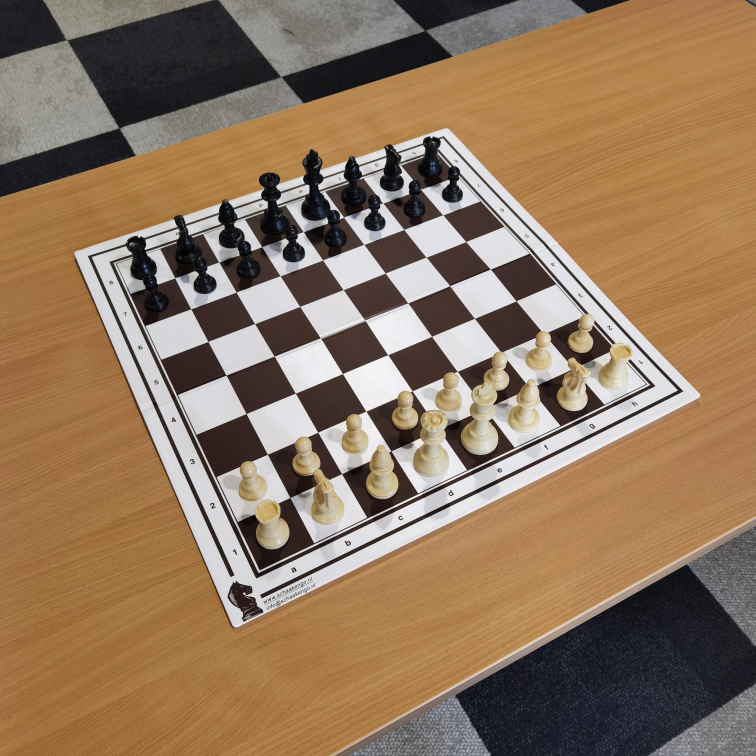
#> input picture data/image_0.jpg, 3024 x 3024 px (shown at 1/4 size)
$ jupyter execute BoardDetection2.ipynb   (shell and % lines are left out)   (older library calls are emulated)
#> lines starting #> are read from the running program, lines starting #| are printed output that depends on the picture; after the words box and inside, x2 and y2 are one past the last pixel; in counts of white or black regions, pixels touching at a corner belong together
## Original Code From Github

[cell 1]
import PIL.Image
import matplotlib.image as mpimg
import scipy.ndimage
import cv2 # For Sobel etc
import glob
import numpy as np
import matplotlib.pyplot as plt
from matplotlib.pyplot import figure, imshow, axis
from matplotlib.image import imread

np.set_printoptions(suppress=True, linewidth=200) # Better printing of arrays
plt.rcParams['image.cmap'] = 'jet' # Default colormap is jet


# ## Saddle Point Detection


def getSaddle(gray_img):
    img = gray_img.astype(np.float64)
    gx = cv2.Sobel(img,cv2.CV_64F,1,0)
    gy = cv2.Sobel(img,cv2.CV_64F,0,1)
    gxx = cv2.Sobel(gx,cv2.CV_64F,1,0)
    gyy = cv2.Sobel(gy,cv2.CV_64F,0,1)
    gxy = cv2.Sobel(gx,cv2.CV_64F,0,1)

    S = gxx*gyy - gxy**2
    return S

def nonmax_sup(img, win=10):
    w, h = img.shape
    img_sup = np.zeros_like(img, dtype=np.float64)
    for i,j in np.argwhere(img):
        # Get neighborhood
        ta=max(0,i-win)
        tb=min(w,i+win+1)
        tc=max(0,j-win)
        td=min(h,j+win+1)
        cell = img[ta:tb,tc:td]
        val = img[i,j]
        if np.sum(cell.max() == cell) > 1:
            print(cell.argmax())
        if cell.max() == val:
            img_sup[i,j] = val
    return img_sup

def pruneSaddle(s):
    thresh = 128
    score = (s>0).sum()
    while (score > 10000):
        thresh = thresh*2
        s[s<thresh] = 0
        score = (s>0).sum()

def getMinSaddleDist(saddle_pts, pt):
    best_dist = None
    best_pt = pt
    for saddle_pt in saddle_pts:
        saddle_pt = saddle_pt[::-1]
        dist = np.sum((saddle_pt - pt)**2)
        if best_dist is None or dist < best_dist:
            best_dist = dist
            best_pt = saddle_pt
    return best_pt, np.sqrt(best_dist)


def simplifyContours(contours):
    if contours:  # Ensure contours is not empty
        simplified = []
        for cnt in contours:
            approx = cv2.approxPolyDP(cnt, 0.04 * cv2.arcLength(cnt, True), True)
            simplified.append(approx)
        return simplified
    return contours  # Return original if empty


def is_square(cnt, eps=3.0, xratio_thresh = 0.5):
    center = cnt.sum(axis=0)/4

    # Side lengths of rectangular contour
    dd0 = np.sqrt(((cnt[0,:] - cnt[1,:])**2).sum())
    dd1 = np.sqrt(((cnt[1,:] - cnt[2,:])**2).sum())
    dd2 = np.sqrt(((cnt[2,:] - cnt[3,:])**2).sum())
    dd3 = np.sqrt(((cnt[3,:] - cnt[0,:])**2).sum())

    # diagonal ratio
    xa = np.sqrt(((cnt[0,:] - cnt[2,:])**2).sum())
    xb = np.sqrt(((cnt[1,:] - cnt[3,:])**2).sum())
    xratio = xa/xb if xa < xb else xb/xa

    # Check angles
    ta = getAngle(dd3, dd0, xb)
    tb = getAngle(dd0, dd1, xa)
    tc = getAngle(dd1, dd2, xb)
    td = getAngle(dd2, dd3, xa)
    angle_sum = np.round(ta+tb+tc+td)

    is_convex = np.abs(angle_sum - 360) < 5
    angles = np.array([ta,tb,tc,td])
    good_angles = np.all((angles > 40) & (angles < 140))

    # side ratios
    dda = dd0 / dd1
    if dda < 1:
        dda = 1. / dda
    ddb = dd1 / dd2
    if ddb < 1:
        ddb = 1. / ddb
    ddc = dd2 / dd3
    if ddc < 1:
        ddc = 1. / ddc
    ddd = dd3 / dd0
    if ddd < 1:
        ddd = 1. / ddd
    side_ratios = np.array([dda,ddb,ddc,ddd])
    good_side_ratios = np.all(side_ratios < eps)

    return good_angles

def getAngle(a,b,c):
    k = (a*a+b*b-c*c) / (2*a*b)
    if (k < -1):
        k=-1
    elif k > 1:
        k=1
    return np.arccos(k) * 180.0 / np.pi

# [4 lines left out: function getContourVals, not called in this run]

def pruneContours(contours, hierarchy, saddle):
    new_contours = []
    new_hierarchies = []

    for i in range(len(contours)):
        cnt = contours[i]
        h = hierarchy[i]

        if h[2] != -1:  # Must be child
            continue

        if len(cnt) != 4:  # Only rectangular contours
            continue

        if cv2.contourArea(cnt) < 8 * 8:  # Minimum area
            continue

        if not is_square(cnt):
            continue

        cnt = updateCorners(cnt, saddle)
        if len(cnt) != 4:
            continue

        new_contours.append(cnt)
        new_hierarchies.append(h)

    if len(new_contours) == 0:
        return [], []

    # Calculate areas before converting contours to a NumPy array
    areas = np.array([cv2.contourArea(cnt) for cnt in new_contours])

    # Ensure there are multiple areas to calculate median
    if len(areas) == 0:
        return [], []

    median_area = np.median(areas)

    # Create mask for filtering
    mask = (areas >= median_area * 0.25) & (areas <= median_area * 2.0)

    # Filter contours and hierarchies using list comprehension instead of boolean indexing
    filtered_contours = [new_contours[i] for i in range(len(new_contours)) if mask[i]]
    filtered_hierarchies = [new_hierarchies[i] for i in range(len(new_hierarchies)) if mask[i]]

    return filtered_contours, filtered_hierarchies


def getContours(img, edges, iters=10):
    kernel = cv2.getStructuringElement(cv2.MORPH_ELLIPSE, (3,3))
    edges_gradient = cv2.morphologyEx(edges, cv2.MORPH_GRADIENT, kernel)

    contours, hierarchy = cv2.findContours(edges_gradient, cv2.RETR_CCOMP, cv2.CHAIN_APPROX_SIMPLE)

    contours = simplifyContours(contours)  # Ensure this doesn't return irregular shapes

    return contours, hierarchy[0] if hierarchy is not None else None  # Return as list


# ## Corner Processing

def updateCorners(contour, saddle):
    ws = 4 # half window size (+1)
    new_contour = contour.copy()
    for i in range(len(contour)):
        cc,rr = contour[i,0,:]
        rl = max(0,rr-ws)
        cl = max(0,cc-ws)
        window = saddle[rl:min(saddle.shape[0],rr+ws+1),cl:min(saddle.shape[1],cc+ws+1)]
        br, bc = np.unravel_index(window.argmax(), window.shape)
        s_score = window[br,bc]
        br -= min(ws,rl)
        bc -= min(ws,cl)
        if s_score > 0:
            new_contour[i,0,:] = cc+bc,rr+br
        else:
            return []
    return new_contour


def getIdentityGrid(N):
    a = np.arange(N)
    b = a.copy()
    aa,bb = np.meshgrid(a,b)
    return np.vstack([aa.flatten(), bb.flatten()]).T

# [8 lines left out: function getChessGrid, not called in this run]

def findGoodPoints(grid, spts, max_px_dist=5):
    new_grid = grid.copy()
    chosen_spts = set()
    N = len(new_grid)
    grid_good = np.zeros(N,dtype=bool)
    hash_pt = lambda pt: "%d_%d" % (pt[0], pt[1])

    for pt_i in range(N):
        pt2, d = getMinSaddleDist(spts, grid[pt_i,:2].A.flatten())
        if hash_pt(pt2) in chosen_spts:
            d = max_px_dist
        else:
            chosen_spts.add(hash_pt(pt2))
        if (d < max_px_dist):
            new_grid[pt_i,:2] = pt2
            grid_good[pt_i] = True
    return new_grid, grid_good

def getInitChessGrid(quad):
    quadA = np.array([[0,1],[1,1],[1,0],[0,0]],dtype=np.float32)
    M = cv2.getPerspectiveTransform(quadA, quad.astype(np.float32))
    return makeChessGrid(M,1)

def makeChessGrid(M, N=1):
    ideal_grid = getIdentityGrid(2+2*N)-N
    ideal_grid_pad = np.pad(ideal_grid, ((0,0),(0,1)), 'constant', constant_values=1)
    grid = (np.matrix(M)*ideal_grid_pad.T).T
    grid[:,:2] /= grid[:,2]
    grid = grid[:,:2]
    return grid, ideal_grid, M

def generateNewBestFit(grid_ideal, grid, grid_good):
    a = np.float32(grid_ideal[grid_good])
    b = np.float32(grid[grid_good])
    M = cv2.findHomography(a, b, cv2.RANSAC)
    return M

def getGrads(img):
    img = cv2.blur(img,(5,5))
    gx = cv2.Sobel(img,cv2.CV_64F,1,0)
    gy = cv2.Sobel(img,cv2.CV_64F,0,1)

    grad_mag = gx*gx+gy*gy
    grad_phase = np.arctan2(gy, gx)
    grad_phase_masked = grad_phase.copy()
    gradient_mask_threshold = 2*np.mean(grad_mag.flatten())
    grad_phase_masked[grad_mag < gradient_mask_threshold] = np.nan
    return grad_mag, grad_phase_masked, grad_phase, gx, gy

def getBestLines(img_warped):
    grad_mag, grad_phase_masked, grad_phase, gx, gy = getGrads(img_warped)

    # X direction
    gx_pos = gx.copy()
    gx_pos[gx_pos < 0] = 0
    gx_neg = -gx.copy()
    gx_neg[gx_neg < 0] = 0
    score_x = np.sum(gx_pos, axis=0) * np.sum(gx_neg, axis=0)

    # Y direction
    gy_pos = gy.copy()
    gy_pos[gy_pos < 0] = 0
    gy_neg = -gy.copy()
    gy_neg[gy_neg < 0] = 0
    score_y = np.sum(gy_pos, axis=1) * np.sum(gy_neg, axis=1)

    # Choose best internal set of 7 lines
    a = np.array([(offset + np.arange(7) + 1)*32 for offset in np.arange(1,11-2)])
    scores_x = np.array([np.sum(score_x[pts]) for pts in a])
    scores_y = np.array([np.sum(score_y[pts]) for pts in a])

    best_lines_x = a[scores_x.argmax()]
    best_lines_y = a[scores_y.argmax()]
    return (best_lines_x, best_lines_y)


# ## Image Loading and Processing


def loadImage(filepath):
    img_orig = PIL.Image.open(filepath)
    img_width, img_height = img_orig.size

    # Resize
    aspect_ratio = min(500.0/img_width, 500.0/img_height)
    new_width, new_height = ((np.array(img_orig.size) * aspect_ratio)).astype(int)
    img = img_orig.resize((new_width,new_height), resample=PIL.Image.BILINEAR)
    img = img.convert('L') # grayscale
    img = np.array(img)

    return img

def findChessboard(img, min_pts_needed=15, max_pts_needed=25):
    blur_img = cv2.blur(img, (3,3))
    saddle = getSaddle(blur_img)
    saddle = -saddle
    saddle[saddle<0] = 0
    pruneSaddle(saddle)
    s2 = nonmax_sup(saddle)
    s2[s2<100000]=0
    spts = np.argwhere(s2)

    edges = cv2.Canny(img, 20, 250)
    contours_all, hierarchy = getContours(img, edges)
    contours, hierarchy = pruneContours(contours_all, hierarchy, saddle)

    curr_num_good = 0
    curr_grid_next = None
    curr_grid_good = None
    curr_M = None

    for cnt_i in range(len(contours)):
        cnt = contours[cnt_i].squeeze()
        grid_curr, ideal_grid, M = getInitChessGrid(cnt)

        for grid_i in range(7):
            grid_curr, ideal_grid, _ = makeChessGrid(M, N=(grid_i+1))
            grid_next, grid_good = findGoodPoints(grid_curr, spts)
            num_good = np.sum(grid_good)
            if num_good < 4:
                M = None
                break
            M, _ = generateNewBestFit(ideal_grid, grid_next, grid_good)
            if M is None or np.abs(M[0,0] / M[1,1]) > 15 or np.abs(M[1,1] / M[0,0]) > 15:
                M = None
                break
        if M is None:
            continue
        elif num_good > curr_num_good:
            curr_num_good = num_good
            curr_grid_next = grid_next
            curr_grid_good = grid_good
            curr_M = M

        if num_good > max_pts_needed:
            break

    if curr_num_good > min_pts_needed:
        final_ideal_grid = getIdentityGrid(2+2*7)-7
        return curr_M, final_ideal_grid, curr_grid_next, curr_grid_good, spts
    else:
        return None, None, None, None, None

def getUnwarpedPoints(best_lines_x, best_lines_y, M):
    x,y = np.meshgrid(best_lines_x, best_lines_y)
    xy = np.vstack([x.flatten(), y.flatten()]).T.astype(np.float32)
    xy = np.expand_dims(xy,0)

    xy_unwarp = cv2.perspectiveTransform(xy, M)
    return xy_unwarp[0,:,:]

def getBoardOutline(best_lines_x, best_lines_y, M):
    d = best_lines_x[1] - best_lines_x[0]
    ax = [best_lines_x[0]-d, best_lines_x[-1]+d]
    ay = [best_lines_y[0]-d, best_lines_y[-1]+d]
    x,y = np.meshgrid(ax, ay)
    xy = np.vstack([x.flatten(), y.flatten()]).T.astype(np.float32)
    xy = xy[[0,1,3,2,0],:]
    xy = np.expand_dims(xy,0)

    xy_unwarp = cv2.perspectiveTransform(xy, M)
    return xy_unwarp[0,:,:]

# ## Single Image Processing
def processSingle(filename='/content/2.jpg'):
    img = loadImage(filename)
    M, ideal_grid, grid_next, grid_good, spts = findChessboard(img)
    print(M)

    if M is not None:
        M, _ = generateNewBestFit((ideal_grid+8)*32, grid_next, grid_good)
        print(M)
        img_warp = cv2.warpPerspective(img, M, (17*32, 17*32), flags=cv2.WARP_INVERSE_MAP)

        best_lines_x, best_lines_y = getBestLines(img_warp)# Those are the best fit lines
        xy_unwarp = getUnwarpedPoints(best_lines_x, best_lines_y, M) #those are the cordinates of  the corners

        plt.figure(figsize=(20,20))
        plt.subplot(212)
        imshow(img_warp, cmap='Greys_r')
        [plt.axvline(line, color='red', lw=2) for line in best_lines_x];
        [plt.axhline(line, color='green', lw=2) for line in best_lines_y];

        plt.subplot(211)
        axs = plt.axis()
        imshow(img, cmap='Greys_r');
        axs = plt.axis()
        plt.plot(spts[:,1],spts[:,0],'o')
        plt.plot(grid_next[:,0].A, grid_next[:,1].A,'rs')
        plt.plot(grid_next[grid_good,0].A, grid_next[grid_good,1].A,'rs', markersize=12)
        plt.plot(xy_unwarp[:,0], xy_unwarp[:,1], 'go', markersize=15)
        plt.axis(axs)
        plt.savefig('result_single.png', bbox_inches='tight')
        plt.show()

## Break Down of it

### 1-Detect

[cell 2]
def main():
    # filename = "/content/2.jpg"  # Path to your single image
    filename = "../data/image_0.jpg"  # Path to your single image

    print(f"Processing: {filename}")

    img = loadImage(filename)  # Load the image
#> in loadImage, img_orig is the input picture: PIL image 3024x3024 RGB; mean R, G, B 145.2, 119.4, 94.1
#> in loadImage, `img = img.convert('L')`:
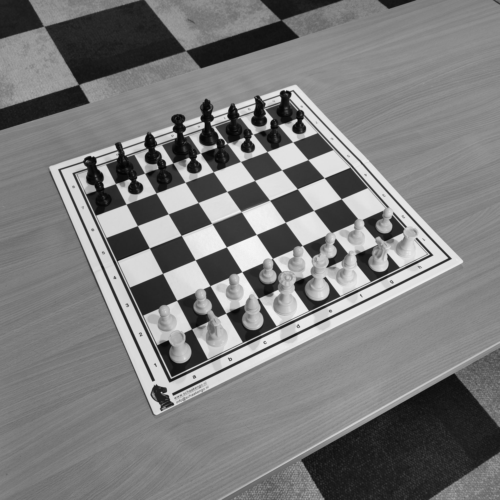
#> img: PIL image 500x500 L; min 3, max 246, mean 124.2
    M, ideal_grid, grid_next, grid_good, spts = findChessboard(img)  # Detect chessboard
#> in getSaddle, `gxy = cv2.Sobel(gx,cv2.CV_64F,0,1)`:
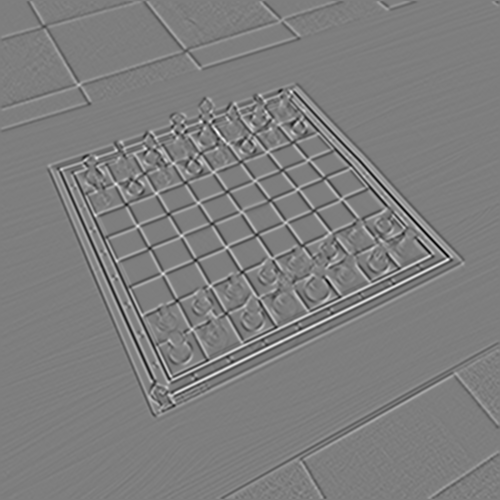
#> gxy: shape (500, 500) float64; min -1529, max 1560, mean 0; drawn with min black and max white
#> in findChessboard, `saddle[saddle<0] = 0`:
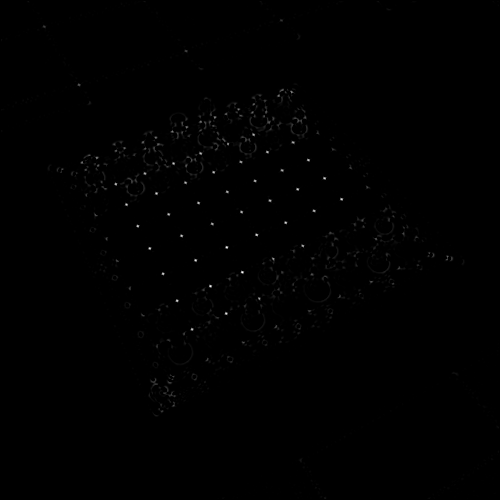
#> saddle: shape (500, 500) float64; min 0, max 4265140, mean 13123.4; drawn with min black and max white
#> in pruneSaddle, `score = (s>0).sum()`: score = 135887
#> the loop in pruneSaddle, `while (score > 10000):` made 9 passes
#> (thresh, score) on passes 1 to 8: (256, 89926), (512, 70596), (1024, 53325), (2048, 40663), (4096, 31750), (8192, 24016), (16384, 17296), (32768, 11979)
#> after the loop in pruneSaddle, `while (score > 10000):`: thresh = 65536
#> the loop in nonmax_sup, `for i,j in np.argwhere(img):` made 8235 passes
#> (i, j, ta, tb, tc, td, val) on passes 1, 3, 4: (1, 27, 0, 12, 17, 38, 134804), (1, 143, 0, 12, 133, 154, 145800), (1, 144, 0, 12, 134, 155, 283288)
#> in findChessboard, `s2[s2<100000]=0`:
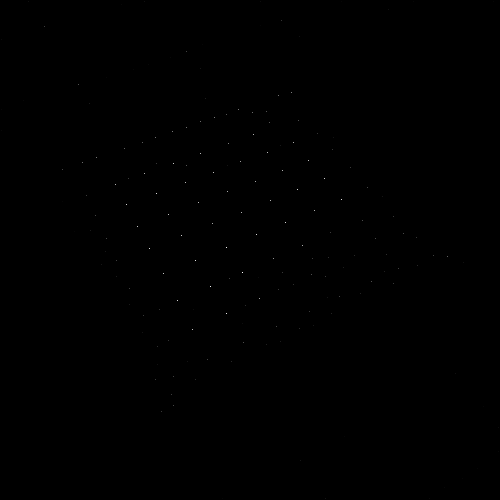
#> s2: shape (500, 500) float64; min 0, max 4265140, mean 955.4; drawn with min black and max white
#> in findChessboard, `spts = np.argwhere(s2)`: spts = 176 pairs, first value 1 to 498, second value 1 to 498
#> in findChessboard, `edges = cv2.Canny(img, 20, 250)`:
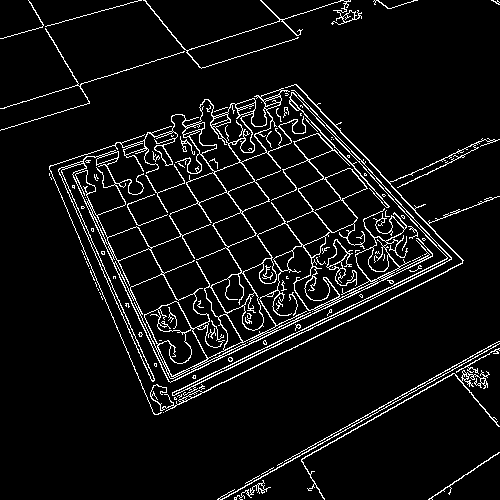
#> edges: shape (500, 500); 6.5% white in thin lines or dots
#> in getContours, `edges_gradient = cv2.morphologyEx(edges, cv2.MORPH_GRADIENT, kernel)`:
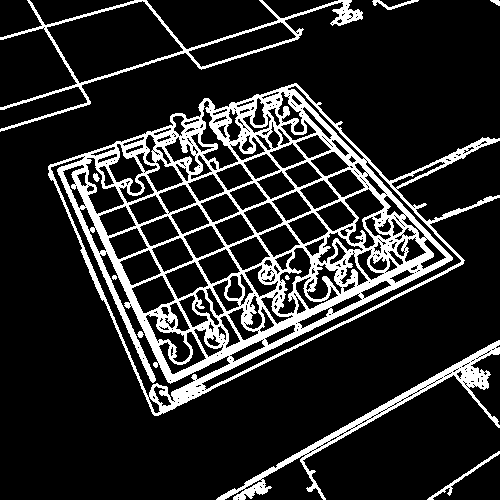
#> edges_gradient: shape (500, 500); 16.1% white; 10 white regions (1 under 20 px)
#> in getContours, `contours, hierarchy = cv2.findContours(edges_gradient, cv2.RETR_CCOMP,..`: contours = 556 contours, 388 with area under 20; largest, box (x1, y1, x2, y2) and area: (48, 83, 500, 416) 78564, (0, 0, 363, 132) 10748, (46, 0, 184, 84) 6492, (50, 156, 231, 402) 3737, (216, 340, 500, 500) 3424
#> the loop in simplifyContours, `for cnt in contours:` made 556 passes
#> approx on passes 1, 3, 4: [[499, 451], [427, 499], [449, 495]], [[237, 497], [238, 496], [239, 497], [238, 498]], [[253, 488], [254, 487], [255, 488], [254, 489]]
#> after the loop in simplifyContours, `for cnt in contours:`: simplified = 556 contours, 393 with area under 20; largest, box (x1, y1, x2, y2) and area: (48, 83, 500, 416) 71700, (0, 0, 363, 132) 17599, (216, 340, 500, 500) 9968, (46, 0, 184, 84) 6378, (51, 166, 230, 397) 2591
#> in getContours, `contours = simplifyContours(contours)  # Ensure this doesn't return ir..`: contours has the same summary as simplified in simplifyContours
#> in findChessboard, `contours_all, hierarchy = getContours(img, edges)`: contours_all has the same summary as simplified in simplifyContours
#> the loop in pruneContours, `for i in range(len(contours)):` made 556 passes
#> h on passes 2, 10, 11: [114, 0, 2, -1], [10, 8, -1, 1], [11, 9, -1, 1]
#> after the loop in pruneContours, `for i in range(len(contours)):`: new_contours = 56 contours, 2 with area under 20; largest, box (x1, y1, x2, y2) and area: (44, 1, 187, 85) 6718, (186, 20, 300, 69) 2104, (129, 273, 178, 316) 1128, (116, 248, 164, 289) 1070, (163, 260, 211, 301) 1057; new_hierarchies = 56 items, first 6: [145, 143, -1, 118], [161, 159, -1, 118], [179, 177, -1, 118], [199, 197, -1, 118], [206, 204, -1, 118], [214, 212, -1, 118]
#> in pruneContours, `areas = np.array([cv2.contourArea(cnt) for cnt in new_contours])`: areas = 56 values, max 6718 at index 55, min 0 at index 36, mean 673.4
#> in pruneContours, `median_area = np.median(areas)`: median_area = 683.2
#> in pruneContours, `filtered_contours = [new_contours[i] for i in range(len(new_contours))..`: filtered_contours = 39 contours; largest, box (x1, y1, x2, y2) and area: (129, 273, 178, 316) 1128, (116, 248, 164, 289) 1070, (163, 260, 211, 301) 1057, (195, 247, 243, 287) 1012, (149, 235, 196, 274) 982
#> in pruneContours, `filtered_hierarchies = [new_hierarchies[i] for i in range(len(new_hier..`: filtered_hierarchies = 39 items, first 6: [161, 159, -1, 118], [199, 197, -1, 118], [214, 212, -1, 118], [224, 222, -1, 118], [248, 246, -1, 118], [262, 260, -1, 118]
#> in findChessboard, `contours, hierarchy = pruneContours(contours_all, hierarchy, saddle)`: contours has the same summary as filtered_contours in pruneContours
#> the loop in findChessboard, `for cnt_i in range(len(contours)):` made 4 passes
#> (cnt, quadA in getInitChessGrid) on pass 1: ([[299, 328], [298, 333], [266, 344], [262, 336]], [[0, 1], [1, 1], [1, 0], [0, 0]])

    fig = plt.figure(figsize=(10, 10))  # Smaller figure since only one image

    if M is not None:
        M, _ = generateNewBestFit((ideal_grid+8)*32, grid_next, grid_good)  # Optimize grid alignment
        img_warp = cv2.warpPerspective(img, M, (17*32, 17*32), flags=cv2.WARP_INVERSE_MAP)  # Warp image

        best_lines_x, best_lines_y = getBestLines(img_warp)  # Get chessboard lines
#> in getGrads, `img = cv2.blur(img,(5,5))`:
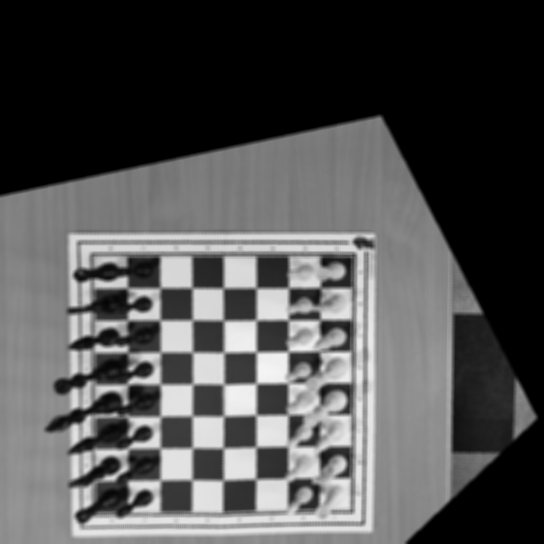
#> img: shape (544, 544); min 0, max 244, mean 80.9
#> in getGrads, `gy = cv2.Sobel(img,cv2.CV_64F,0,1)`:
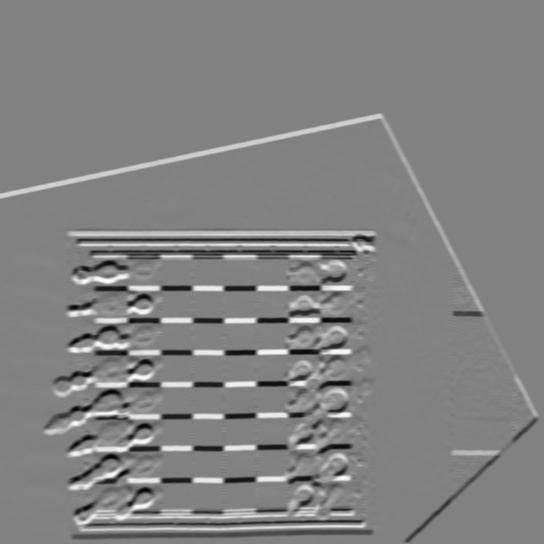
#> gy: shape (544, 544) float64; min -334, max 322, mean 1.5; drawn with min black and max white
#> in getGrads, `grad_phase = np.arctan2(gy, gx)`:
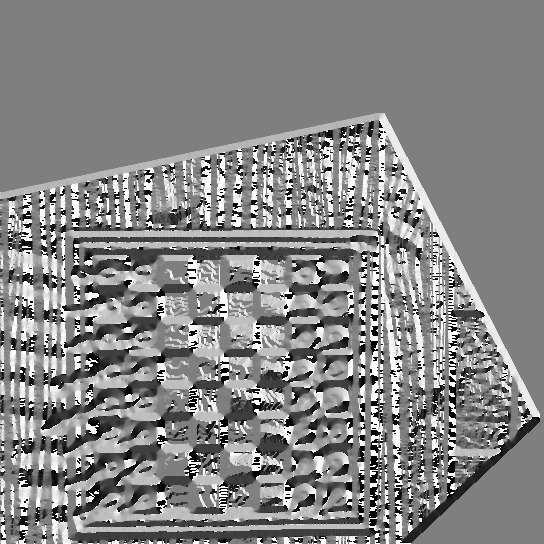
#> grad_phase: shape (544, 544) float64; min -3.14, max 3.14, mean 0.156; drawn with min black and max white
#> in getBestLines, `gx_pos[gx_pos < 0] = 0`:
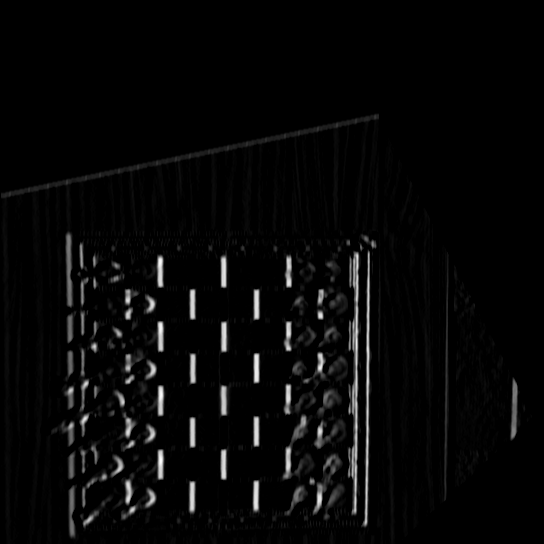
#> gx_pos: shape (544, 544) float64; min 0, max 320, mean 9.4; drawn with min black and max white
#> (the rest of the program and of its run is left out)
